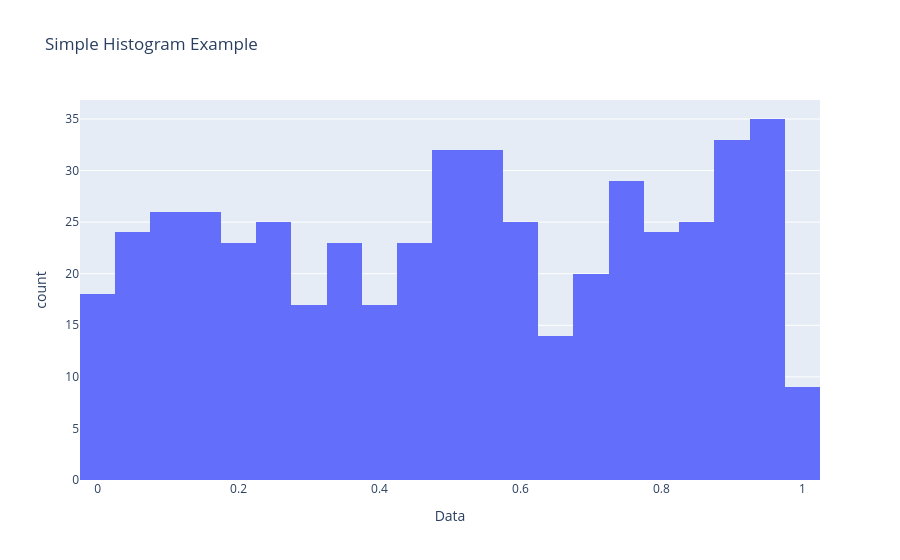

Here is the notebook cell this chart was saved with:
### Markdown cell above
#### 막대 그래프 활용 예제
- 범주별 = 범위별 막대의 높이로 비교해서 데이터를 분석 => m/s, 기간별 비교

### Code cell
# 히스토그램 => 연속형 데이터의 분포를 구간별 막대로 나타내고자 할 때

import plotly.express as px
import pandas as pd
import numpy as np

df = pd.DataFrame({
    "Data" : np.random.rand(500)
})

fig = px.histogram(
    df,
    x = "Data",
    nbins = 30,   # nbins = number of bins의 약자 // bin => 하나의 구간 또는 막대 하나를 의미 
    title = "Simple Histogram Example"  
)

fig.show()

### Figure 1 — Plotly figure (JSON) as saved in the notebook; plotly's stock layout.template omitted (floating-point values rounded to 4 significant figures; data arrays with more than 128 entries replaced by an {"elided": "..."} marker saying what was removed)
{"data": [{"alignmentgroup": "True", "bingroup": "x", "hovertemplate": "Data=%{x}<br>count=%{y}<extra></extra>", "legendgroup": "", "marker": {"color": "#636efa", "pattern": {"shape": ""}}, "name": "", "nbinsx": 30, "offsetgroup": "", "orientation": "v", "showlegend": false, "type": "histogram", "x": {"elided": "500 float values"}, "xaxis": "x", "yaxis": "y"}], "layout": {"barmode": "relative", "legend": {"tracegroupgap": 0}, "title": {"text": "Simple Histogram Example"}, "xaxis": {"anchor": "y", "domain": [0, 1], "title": {"text": "Data"}}, "yaxis": {"anchor": "x", "domain": [0, 1], "title": {"text": "count"}}}}
